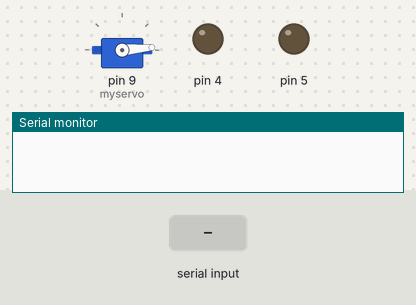
The sketch below on a simulated Arduino Uno, built with avr-gcc and run on an emulated ATmega328P. Parts: servo, output pins drawn as LEDs (lit = HIGH), the last lines printed to the serial monitor. Inputs (shaded band) come from the test bench.

Above: at 1.2 s.
1.3 s: "o" received over the second serial link
At 2.4 s:
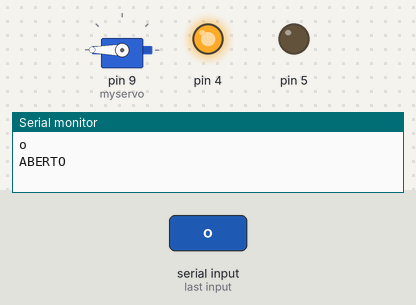
2.8 s: "l" received over the second serial link
At 3.5 s:
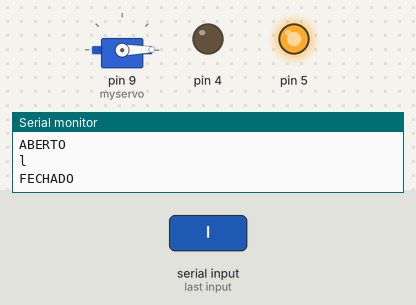
Timing chart, 0 to 5.8 s (numbered marks = the images above; inputs shaded):
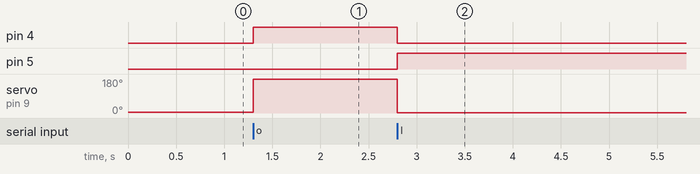

The sketch:

arduino_2811.ino
```cpp
#include <SoftwareSerial.h> // TX RX software library for bluetooth

#include <Servo.h> // servo library
Servo myservo; // servo name

int bluetoothTx = 10; // bluetooth tx to 10 pin
int bluetoothRx = 11; // bluetooth rx to 11 pin
int servo;

SoftwareSerial bluetooth(bluetoothTx, bluetoothRx);

void setup()
{
  myservo.attach(9); // attach servo signal wire to pin 9
  //Setup usb serial connection to computer
  Serial.begin(9600);

  //Setup Bluetooth serial connection to android
  bluetooth.begin(9600);
  myservo.write(5);

  pinMode(4, OUTPUT);
  pinMode(5, OUTPUT);
}

void loop()
{

  if(bluetooth.available() ) // receive number from bluetooth
  {
    char servopos = bluetooth.read(); // save the received number to servopos
    Serial.println(servopos); // serial print servopos current number received from bluetooth
  //Read from bluetooth and write to usb serial

   if(servopos == 'o'){
    myservo.write(180); // roate the servo the angle received from the android app
    digitalWrite(4, HIGH); //ABERTO
    digitalWrite(5, LOW);
    Serial.println("ABERTO");
   }
   else if(servopos == 'l'){
    myservo.write(1); // roate the servo the angle received from the android app
    digitalWrite(4, LOW);
    digitalWrite(5, HIGH); //FECHADO
    Serial.println("FECHADO");
   }

   }


}
```

Measured:
- after the input at 1.3 s, pin 4: LOW → HIGH at once; servo on pin 9 (myservo): 5° → 180° at once
- after the input at 2.8 s, pin 4: HIGH → LOW at once; pin 5: LOW → HIGH at once; servo on pin 9 (myservo): 180° → 1° at once
